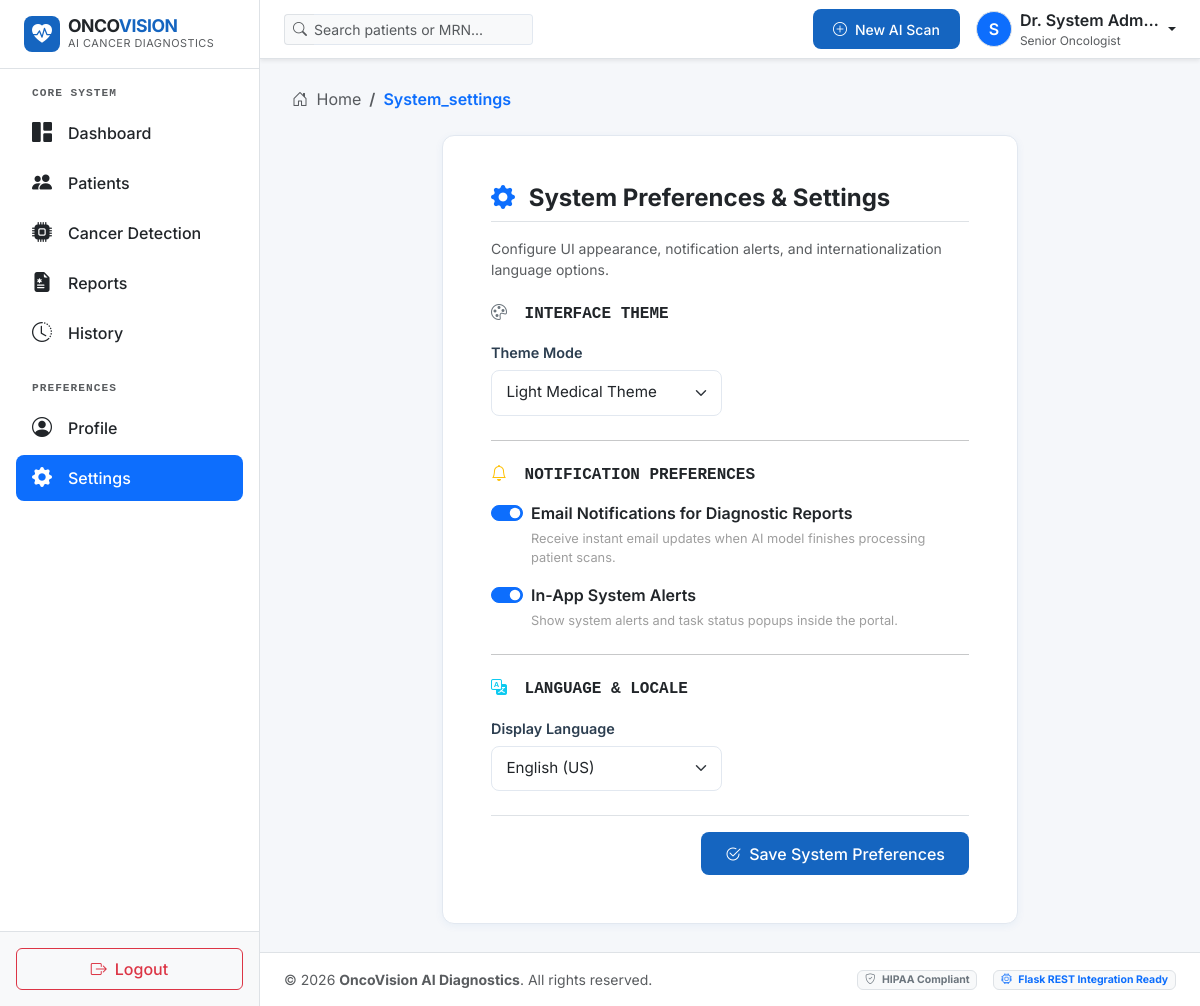
Page /settings/ (signed in) on the committed database.
### accounts/models.py (models this page shows, shortened)
class UserProfile(models.Model):
    user = models.OneToOneField(User, on_delete=models.CASCADE, related_name='profile')
    avatar = models.ImageField(upload_to='avatars/', null=True, blank=True)
    phone = models.CharField(max_length=20, blank=True, default='+1 (555) 019-2834')
    title = models.CharField(max_length=100, default='Senior Oncologist')
    department = models.CharField(max_length=100, default='Diagnostic Oncology & Radiology')
    bio = models.TextField(blank=True, default='Board-certified oncologist specializing in early-stage detection and AI-assisted clinical workflow integration.')
    created_at = models.DateTimeField(auto_now_add=True)

### system_settings/models.py (models this page shows, shortened)
class UserSettings(models.Model):
    THEME_CHOICES = [
        ('light', 'Light Medical Theme'),
        ('dark', 'Dark Cyber-Medical Theme'),
    ]
    LANGUAGE_CHOICES = [
        ('en', 'English (US)'),
        ('es', 'Spanish'),
        ('fr', 'French'),
        ('de', 'German'),
    ]
    user = models.OneToOneField(User, on_delete=models.CASCADE, related_name='settings')
    theme = models.CharField(max_length=10, choices=THEME_CHOICES, default='light')
    email_notifications = models.BooleanField(default=True)
    system_notifications = models.BooleanField(default=True)
    language = models.CharField(max_length=5, choices=LANGUAGE_CHOICES, default='en')
    updated_at = models.DateTimeField(auto_now=True)

### system_settings/views.py (the view, shortened to what this page needs)
# urls.py: path('', views.SettingsView.as_view(), name='settings'),
class SettingsView(LoginRequiredMixin, View):
    template_name = 'settings/settings.html'
    def get(self, request):
        settings_obj, _ = UserSettings.objects.get_or_create(user=request.user)
        form = UserSettingsForm(instance=settings_obj)
        return render(request, self.template_name, {'form': form, 'user_settings': settings_obj})

### system_settings/forms.py
class UserSettingsForm(forms.ModelForm):
    class Meta:
        model = UserSettings
        fields = ['theme', 'email_notifications', 'system_notifications', 'language']
        widgets = {
            'theme': forms.Select(attrs={'class': 'form-select'}),
            'email_notifications': forms.CheckboxInput(attrs={'class': 'form-check-input'}),
            'system_notifications': forms.CheckboxInput(attrs={'class': 'form-check-input'}),
            'language': forms.Select(attrs={'class': 'form-select'}),
        }

### templates/settings/settings.html (shortened to what this page needs)
{% extends 'base/base.html' %}
{% block content %}
<div class="row justify-content-center">
    <div class="col-12 col-lg-8">
        <div class="card med-card p-4 p-md-5">
            <h4 class="fw-bold mb-3 border-bottom pb-2"><i class="bi bi-gear-fill text-primary me-2"></i> System Preferences & Settings</h4>
            <p class="text-muted small mb-4">Configure UI appearance, notification alerts, and internationalization language options.</p>
            <form method="POST">
                <div class="mb-4">
                    <h6 class="fw-bold text-dark text-uppercase font-monospace mb-3"><i class="bi bi-palette text-secondary me-2"></i> Interface Theme</h6>
                    <div class="row g-3">
                        <div class="col-md-6">
                            <label class="form-label">Theme Mode</label>
                            {{ form.theme }}
                        </div>
                    </div>
                </div>
                <hr class="my-4">
                <div class="mb-4">
                    <h6 class="fw-bold text-dark text-uppercase font-monospace mb-3"><i class="bi bi-bell text-warning me-2"></i> Notification Preferences</h6>
                    <div class="form-check form-switch mb-3">
                        {{ form.email_notifications }}
                        <label class="form-check-label fw-semibold" for="id_email_notifications">
                            Email Notifications for Diagnostic Reports
                        </label>
                        <div class="form-text">Receive instant email updates when AI model finishes processing patient scans.</div>
                    </div>
                    <div class="form-check form-switch mb-3">
                        {{ form.system_notifications }}
                        <label class="form-check-label fw-semibold" for="id_system_notifications">
                            In-App System Alerts
                        </label>
                        <div class="form-text">Show system alerts and task status popups inside the portal.</div>
                    </div>
                </div>
                <hr class="my-4">
                <div class="mb-4">
                    <h6 class="fw-bold text-dark text-uppercase font-monospace mb-3"><i class="bi bi-translate text-info me-2"></i> Language & Locale</h6>
                    <div class="row g-3">
                        <div class="col-md-6">
                            <label class="form-label">Display Language</label>
                            {{ form.language }}
                        </div>
                    </div>
                </div>
                <div class="d-flex justify-content-end gap-2 pt-3 border-top">
                    <button type="submit" class="btn btn-primary-med px-4">
                        <i class="bi bi-check2-circle me-1"></i> Save System Preferences
                    </button>
                </div>
            </form>
        </div>
    </div>
</div>
{% endblock %}

### templates/base/navbar.html (shortened to what this page needs)
{% load static %}
<nav class="navbar navbar-expand-lg bg-white border-bottom px-4 py-2 sticky-top shadow-sm">
    <div class="container-fluid p-0">
        <form class="d-none d-md-flex align-items-center me-auto" action="{% url 'patients:list' %}" method="GET" style="max-width: 320px;">
            <div class="input-group input-group-sm">
                <span class="input-group-text bg-light border-end-0 text-muted"><i class="bi bi-search"></i></span>
                <input type="text" name="q" class="form-control bg-light border-start-0 ps-0" placeholder="Search patients or MRN..." aria-label="Search">
            </div>
        </form>
        <div class="d-flex align-items-center gap-3 ms-auto">
            <a href="{% url 'diagnosis:select' %}" class="btn btn-primary-med btn-sm d-flex align-items-center gap-2">
                <i class="bi bi-plus-circle"></i>
                <span class="d-none d-sm-inline">New AI Scan</span>
            </a>
            <div class="dropdown">
                <a href="#" class="d-flex align-items-center text-decoration-none dropdown-toggle text-dark" data-bs-toggle="dropdown" aria-expanded="false">
                    {% if user.profile.avatar %}
                        <img src="{{ user.profile.avatar.url }}" alt="Avatar" width="36" height="36" class="rounded-circle me-2 border">
                    {% else %}
                        <div class="rounded-circle bg-primary text-white d-flex align-items-center justify-content-center me-2 border" style="width:36px; height:36px; font-weight:600;">
                            {{ user.first_name|default:user.username|slice:":1"|upper }}
                        </div>
                    {% endif %}
                    <div class="d-none d-md-block text-start me-1">
                        <div class="fw-semibold text-truncate" style="max-width: 140px;">Dr. {{ user.get_full_name|default:user.username }}</div>
                        <div class="text-muted small" style="font-size: 0.75rem;">{{ user.profile.title|default:"Oncologist" }}</div>
                    </div>
                </a>
            </div>
        </div>
    </div>
</nav>

### static/css/style.css (style rules this page uses)
:root { --primary-color: #1565C0; --primary-hover: #0D47A1; --primary-light: #E3F2FD; --secondary-color: #26A69A; --secondary-hover: #00897B; --secondary-light: #E0F2F1; --bg-color: #F5F7FA; --card-bg: #FFFFFF; --text-primary: #2C3E50; --text-secondary: #6C757D; --text-muted: #9E9E9E; --border-color: #E2E8F0; --border-radius-sm: 8px; --border-radius-md: 12px; --border-radius-lg: 16px; --shadow-sm: 0 2px 8px rgba(21, 101, 192, 0.06); --shadow-md: 0 4px 16px rgba(21, 101, 192, 0.1); --shadow-lg: 0 8px 30px rgba(21, 101, 192, 0.15); --font-family: 'Inter', system-ui, -apple-system, sans-serif; --sidebar-width: 260px; }
body { font-family: var(--font-family); background-color: var(--bg-color); color: var(--text-primary); margin: 0; padding: 0; overflow-x: hidden; }
.med-card { background-color: var(--card-bg); border: 1px solid var(--border-color); border-radius: var(--border-radius-md); box-shadow: var(--shadow-sm); transition: transform 0.2s ease, box-shadow 0.2s ease; }
.btn-primary-med { background-color: var(--primary-color); color: #fff; border: none; font-weight: 500; padding: 0.6rem 1.25rem; border-radius: var(--border-radius-sm); transition: background-color 0.2s ease, box-shadow 0.2s ease; }

### static/css/forms.css (style rules this page uses)
.form-label { font-weight: 600; color: var(--text-primary); font-size: 0.9rem; margin-bottom: 0.4rem; }
.form-control, .form-select { border-radius: var(--border-radius-sm); border: 1px solid var(--border-color); padding: 0.65rem 0.9rem; font-size: 0.95rem; transition: border-color 0.15s ease-in-out, box-shadow 0.15s ease-in-out; }
.form-text { font-size: 0.8rem; color: var(--text-muted); }

### rows in the picture
UserSettings: theme "Light Medical Theme", email_notifications "☑", system_notifications "☑", language "English (US)"

### other values in the picture
{{ user.first_name|default:user.username|slice:":1"|upper }} "S"
{{ user.get_full_name|default:user.username }} "System Adm…"
{{ user.profile.title|default:"Oncologist" }} "Senior Oncologist"
{{ request.resolver_match.app_name }} "System_settings"
